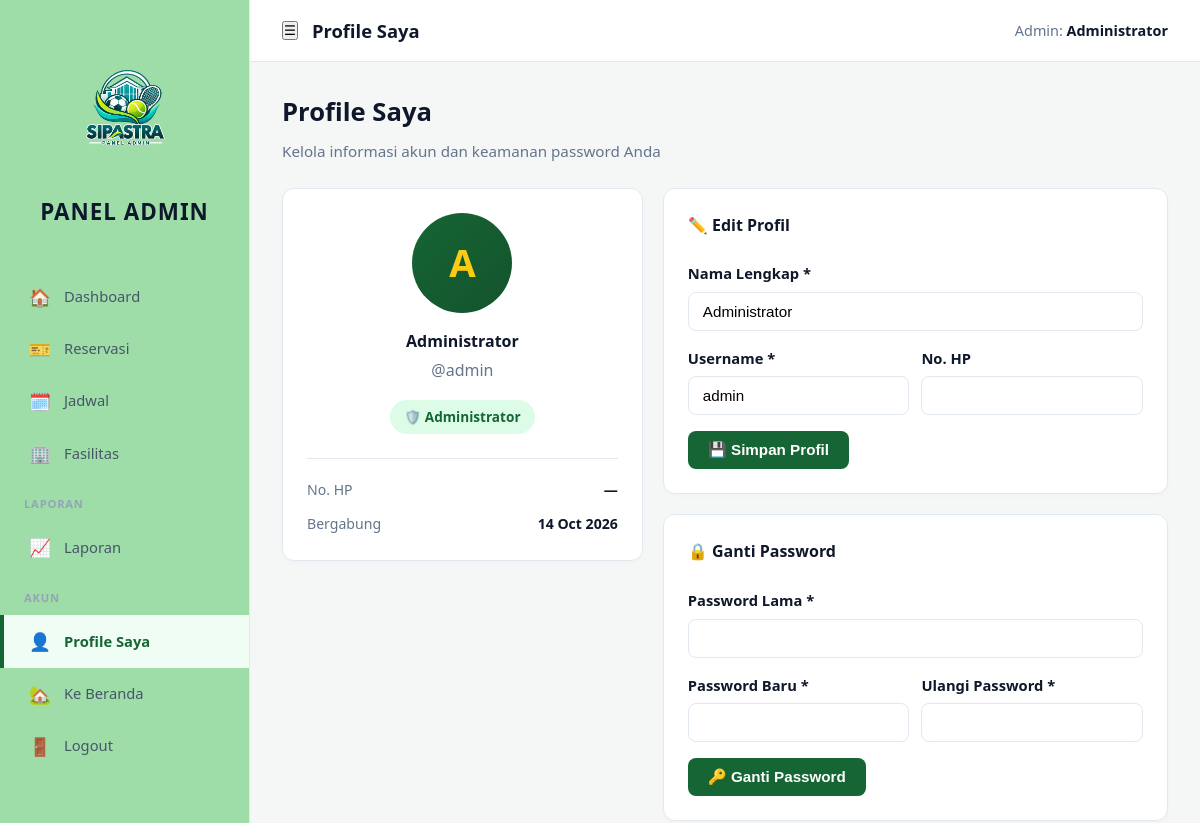
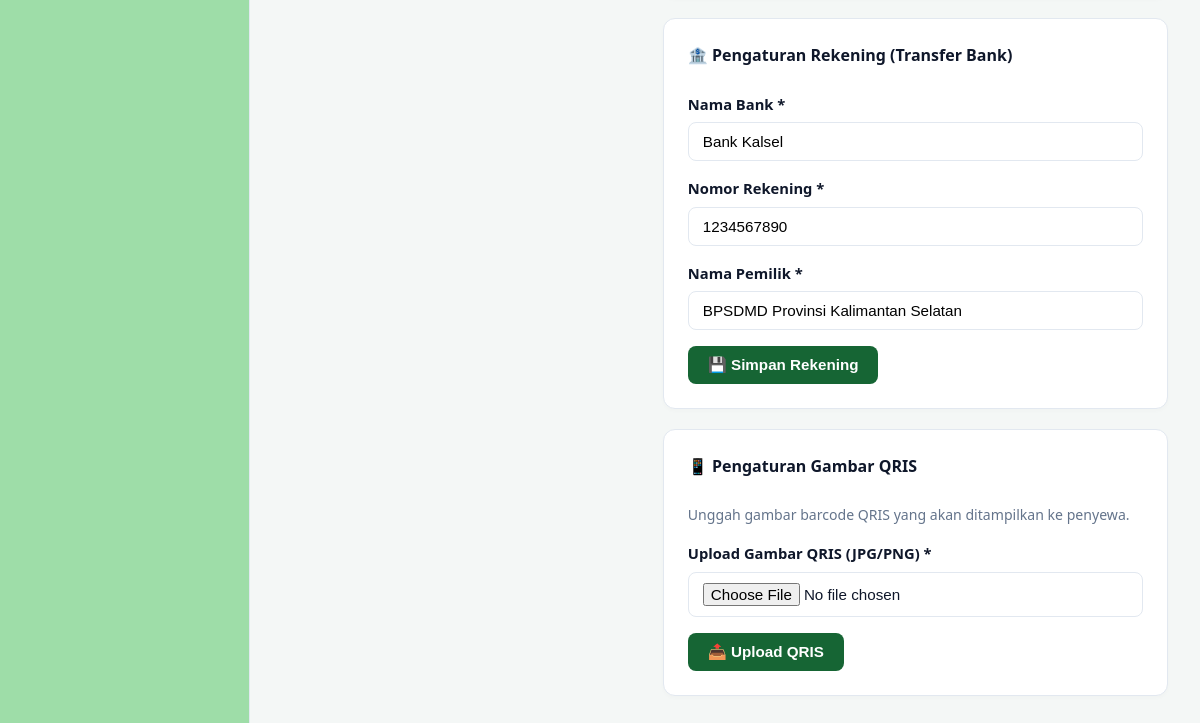
Page /pages/admin/profile.php (signed in) on the earlier database version (2 pictures, top to bottom).
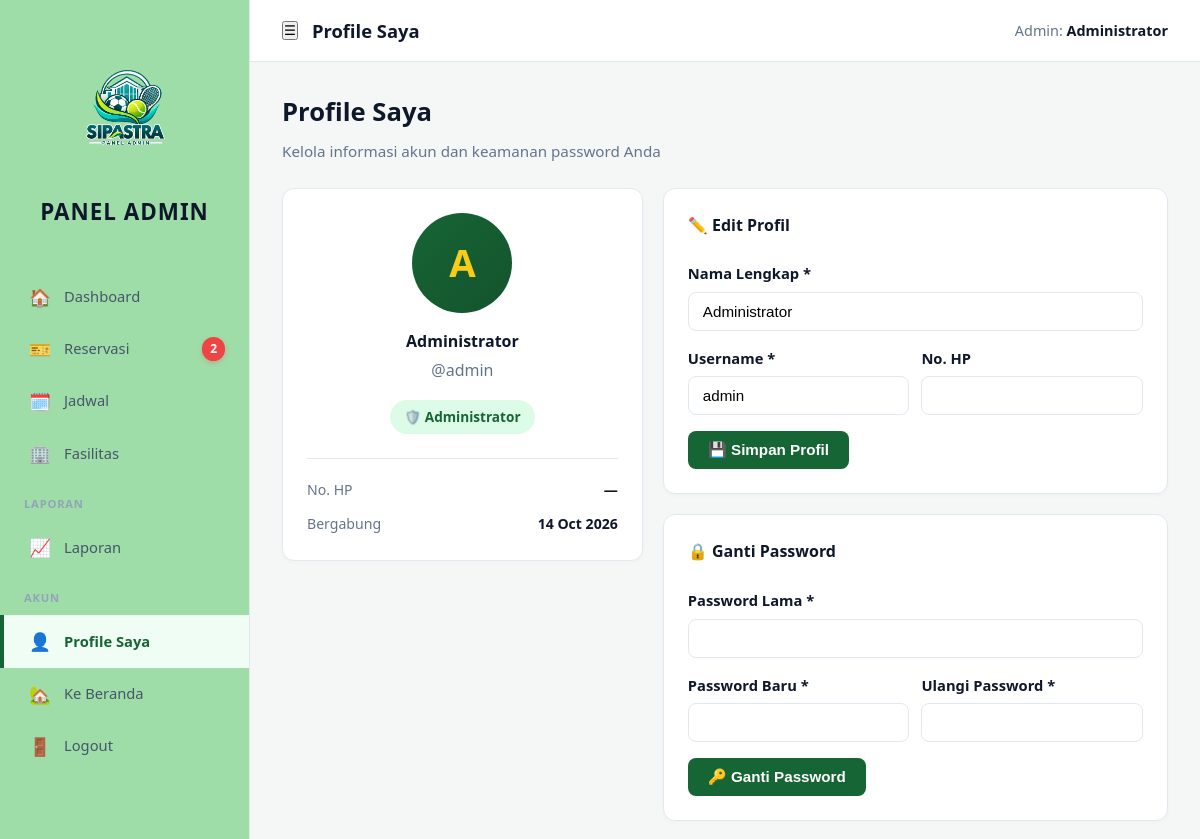
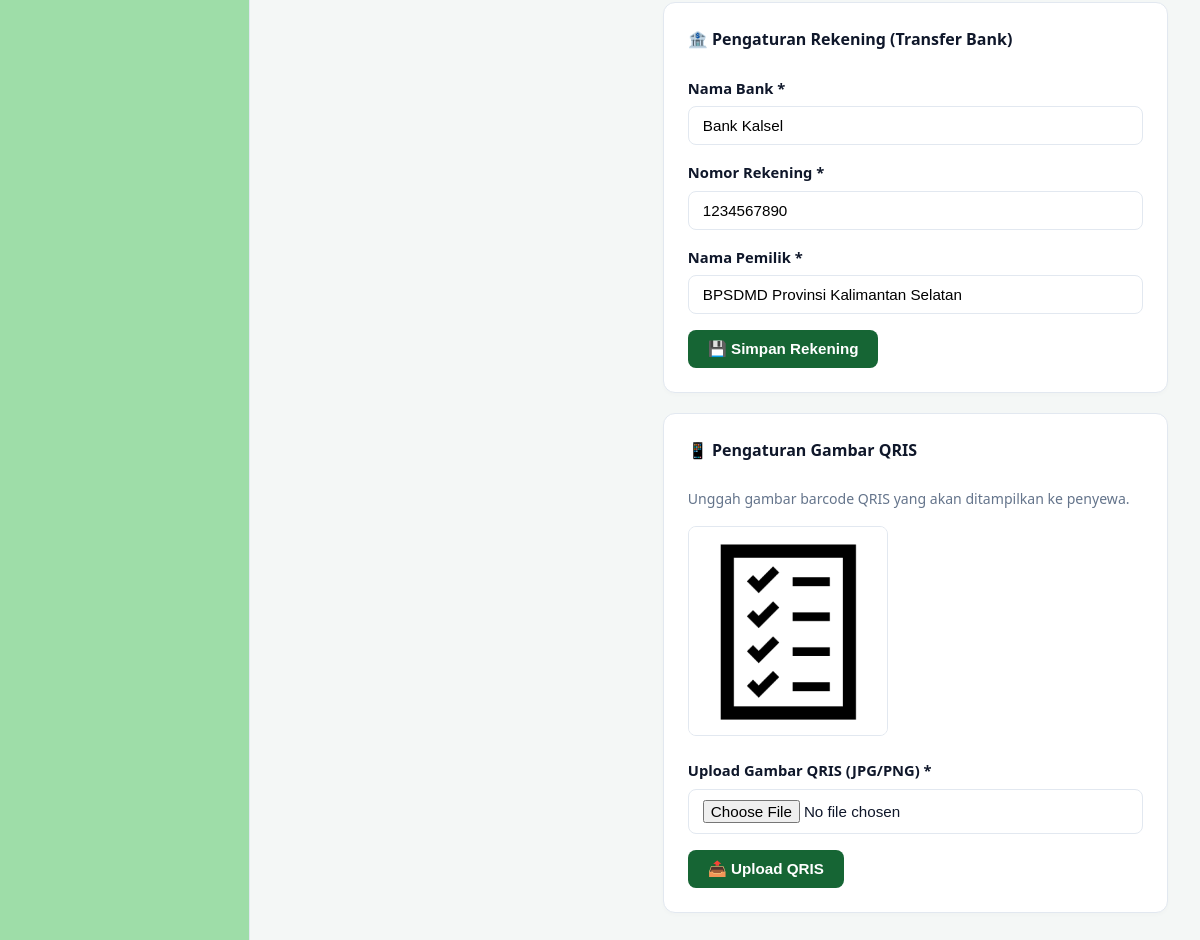
Same page on the later database version (2 pictures, top to bottom).
### tables this page shows
CREATE TABLE `pengaturan` (
  `id` int(11) NOT NULL,
  `kunci` varchar(50) NOT NULL,
  `nilai` text DEFAULT NULL,
  `updated_at` timestamp NOT NULL DEFAULT current_timestamp() ON UPDATE current_timestamp()
);

### includes/functions.php (called while the page is built, shortened)
<?php
function e($str) { return htmlspecialchars($str ?? '', ENT_QUOTES, 'UTF-8'); }
function getPengaturan($conn, $kunci, $default = '') {
    $stmt = $conn->prepare("SELECT nilai FROM pengaturan WHERE kunci=?");
    $stmt->bind_param('s', $kunci);
    $stmt->execute();
    $r = $stmt->get_result()->fetch_assoc();
    return $r ? $r['nilai'] : $default;
}

### pages/admin/profile.php (the view, shortened to what the changed rows need)
<?php
require_once __DIR__ . '/../../includes/auth.php';
$qrisImage    = getPengaturan($conn, 'qris_image', '');
?>
<div class="welcome">
  <h1>Profile Saya</h1>
</div>
<div style="display:grid;grid-template-columns:1fr 1.4fr;gap:20px;" class="profile-grid">
  <div>
    <div class="chart-card">
      <?php if ($qrisImage): ?>
        <div style="margin-bottom:16px;">
          <img src="<?= BASE_URL ?>/assets/img/<?= e($qrisImage) ?>" style="max-width:200px; border-radius:8px; border:1px solid #e2e8f0;">
        </div>
      <?php endif; ?>
    </div>
  </div>
</div>
<?php
$content = ob_get_clean();
$title = 'Profile Saya';
require_once __DIR__ . '/../../includes/dashboard_layout.php';
?>

### includes/dashboard_layout.php (shortened to what the changed rows need)
<?php
$pending_count = 0;
if (isset($conn)) {
    $q_pending = $conn->query("SELECT COUNT(*) c FROM booking WHERE status='pending'");
    if ($q_pending) {
        $pending_count = $q_pending->fetch_assoc()['c'];
    }
}
function menuItem($url, $icon, $label, $key, $activeMenu, $badge = 0) {
    $cls = $activeMenu === $key ? 'active' : '';
    $badgeHtml = $badge > 0 ? "<span class=\"menu-badge\">$badge</span>" : "";
    echo "<a href=\"$url\" class=\"$cls\"><span class=\"icon\">$icon</span> $label $badgeHtml</a>";
}
?>
<!DOCTYPE html>
<html lang="id">
<head>
<link rel="stylesheet" href="<?= BASE_URL ?>/assets/css/style.css">
<link rel="stylesheet" href="<?= BASE_URL ?>/assets/css/dashboard.css">
</head>
<body class="dash-body">
<aside class="sidebar" id="sidebar">
  <nav class="sidebar-menu">
    <?php menuItem(BASE_URL . '/pages/admin/dashboard.php', '🏠', 'Dashboard', 'dashboard', $activeMenu); ?>
    <?php menuItem(BASE_URL . '/pages/admin/kelola_booking.php', '🎫', 'Reservasi', 'reservasi', $activeMenu, $pending_count); ?>
  </nav>
</aside>
<div class="main-area">
  <header class="topbar">
    <div style="display:flex;align-items:center;gap:14px;">
      <h2><?= e($title) ?></h2>
    </div>
  </header>
  <main class="content">
    <?= $content ?>
  </main>
</div>
</body>
</html>

Differences in the rows shown:
added pengaturan: nilai (picture)
Other differences:
$badge: (not shown) → "2"
